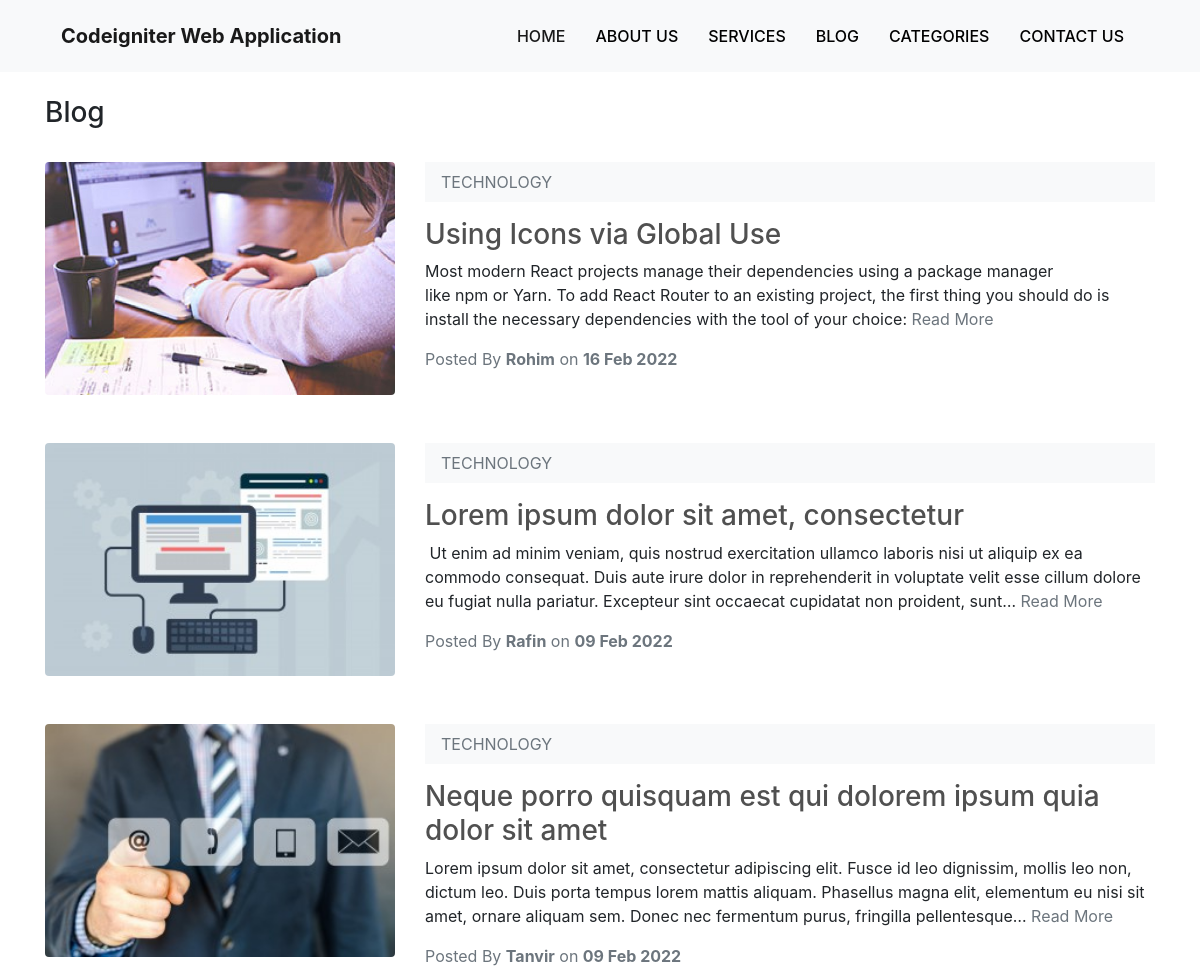
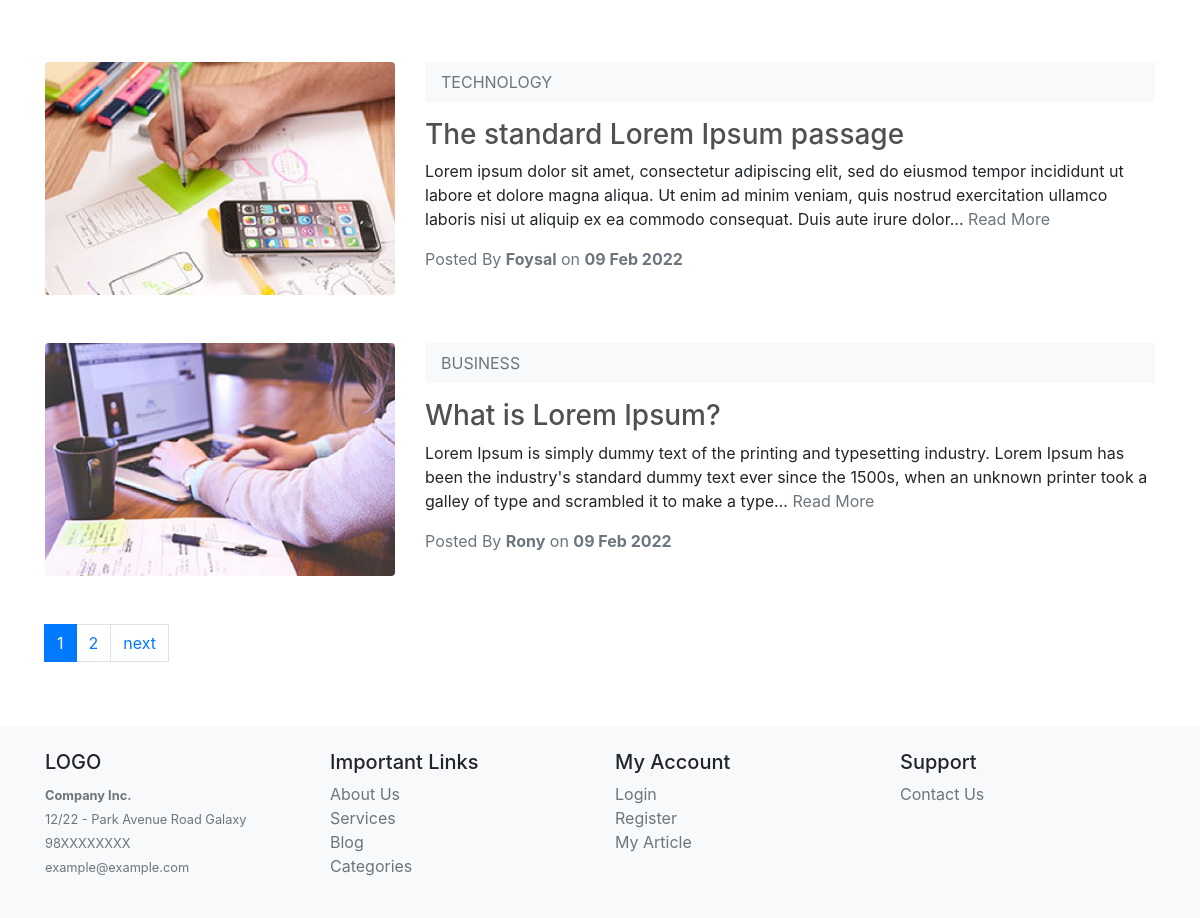
Page /blog on the committed database (2 pictures, top to bottom).
### tables this page shows
CREATE TABLE `articles` (
  `id` int(11) NOT NULL,
  `title` varchar(255) NOT NULL,
  `description` text NOT NULL,
  `image` varchar(100) NOT NULL,
  `category` int(11) NOT NULL,
  `author` varchar(50) NOT NULL,
  `status` int(1) NOT NULL DEFAULT 1,
  `created_at` datetime DEFAULT NULL,
  `updated_at` datetime DEFAULT NULL
);

CREATE TABLE `categories` (
  `id` int(11) NOT NULL,
  `name` varchar(100) NOT NULL,
  `image` varchar(100) NOT NULL,
  `status` int(1) NOT NULL DEFAULT 1,
  `created_at` datetime DEFAULT NULL,
  `updated_at` datetime DEFAULT NULL
);

### index.php (called while the page is built, shortened)
<?php
require_once BASEPATH.'core/CodeIgniter.php';

### application/models/Article_model.php (called while the page is built, shortened)
<?php
class Article_model extends CI_Model{
  public function getArticlesFront($param = array())
  {
    if (isset($param['offset']) && isset($param['limit'])) {
      $this->db->limit($param['offset'], $param['limit']);
    }
    $this->db->select('articles.*,categories.name as category_name');
    $this->db->where('articles.status',1);
    $this->db->order_by('articles.created_at','DESC');
    $this->db->join('categories', 'categories.id = articles.category','left');
    $articles = $this->db->get('articles')->result_array();
    return $articles;
  }
}
?>

### application/views/front/blog.php (the view)
<?php $this->load->view('front/header'); ?>
<div class="container">
    <h3 class="pt-4 pb-4">Blog</h3>
    <?php if (!empty($articles)) {
        foreach ($articles as $article) {
    ?>
            <div class="row mb-5">
                <div class="col-md-4">
                    <?php if (!empty($article['image'])) { ?>
                        <img class=" w-100  rounded" src="<?php echo base_url('public/uploads/articles/thumb_admin/' . $article['image']); ?>" alt="">
                    <?php } ?>
                </div>
                <div class="col-md-8">
                    <p class="bg-light pt-2 pb-2 pl-3">
                        <a href="<?php echo base_url('blog/category/' . $article['category']); ?>" class="text-muted text-uppercase"><?php echo $article['category_name']; ?></a>
                    </p>
                    <h3>
                        <a href="<?php echo base_url('blog/detail/' . $article['id']); ?>"><?php echo $article['title']; ?></a>
                    </h3>
                    <p>
                        <?php echo word_limiter(strip_tags($article['description']), 40); ?>
                        <a href="<?php echo base_url('blog/detail/' . $article['id']); ?>" class="text-muted">Read More</a>
                    </p>
                    <p class="text-muted">Posted By <strong><?php echo $article['author']; ?></strong> on <strong><?php echo date('d M Y', strtotime($article['created_at'])); ?></strong></p>
                </div>
            </div>
    <?php }
    } ?>
    <div class="row">
        <div class="col-md-12">
            <?php echo $pagination_links; ?>
        </div>
    </div>
</div>
<?php $this->load->view('front/footer'); ?>

### application/controllers/Blog.php (shortened to what this page needs)
<?php
class Blog extends CI_Controller {
	public function index($page = 1)
	{
		$this->load->model('Article_model');
		$this->load->library('pagination');
		$this->load->helper('text');
		$perpage = 5;
		$param['offset'] = $perpage;
		$param['limit'] = ($page * $perpage) - $perpage;
		$config['base_url'] = base_url('blog/index');
		$config['total_rows'] = $this->Article_model->getArticlesCount();
		$config['per_page'] = $perpage;
		$config['use_page_numbers'] = true;
		$config['first_link'] = 'First';
		$config['last_link'] = 'Last';
		$config['next_link'] = 'next';
		$config['prev_link'] = 'Prev';
		$config['full_tag_open'] = "<ul class= 'pagination'>";
		$config['full_tag_close'] = "</ul>";
		$config['num_tag_open'] = '<li class = "page-item">';
		$config['num_tag_close'] = '</li>';
		$config['cur_tag_open'] = '<li class = "disabled page-item"><li class="active page-item"><a href="#" class="page-link">';
		$config['cur_tag_close'] = "<span class= 'sr-only'></span></a></li>";
		$config['next_tagl_open'] = '<li class = "page-item">';
		$config['next_tagl_close'] = '</li>';
		$config['prev_tag_open'] = '<li class = "page-item">';
		$config['prev_tagl_close'] = '</li>';
		$config['first_tag_open'] = '<li class = "page-item">';
		$config['first_tagl_close'] = '</li>';
		$config['last_tagl_open'] = '<li class = "page-item">';
		$config['last_tagl_close'] = '</li>';
		$config['attributes'] = array('class' => 'page-link');
		$this->pagination->initialize($config);
		$pagination_links = $this->pagination->create_links();
		$articles = $this->Article_model->getArticlesFront($param);
		$data = [];
		$data['articles'] = $articles;
		$data['pagination_links'] = $pagination_links;
		$this->load->view('front/blog',$data);
	}
}

### application/views/front/header.php (shortened to what this page needs)
<!doctype html>
<html lang="en">
<head>
    <link rel="stylesheet" href="<?php echo base_url('public/css/bootstrap.min.css'); ?>">
    <link rel="stylesheet" href="<?php echo base_url('public/css/style.css'); ?>">
</head>
<body>
    <header class="bg-light">
        <div class="container">
            <nav class="navbar navbar-expand-lg navbar-light py-3">
                <a class="navbar-brand" href="<?php echo base_url(); ?>">Codeigniter Web Application</a>
                <div class="collapse navbar-collapse right-align" id="navbarSupportedContent">
                    <ul class="navbar-nav ml-auto">
                        <li class="nav-item active">
                            <a class="nav-link" href="<?php echo base_url(); ?>">Home </a>
                        </li>
                        <li class="nav-item">
                            <a class="nav-link" href="<?php echo base_url('page/about'); ?>">About Us</a>
                        </li>
                        <li class="nav-item">
                            <a class="nav-link" href="<?php echo base_url('page/services'); ?>">Services</a>
                        </li>
                        <li class="nav-item">
                            <a class="nav-link" href="<?php echo base_url('blog'); ?>">Blog</a>
                        </li>
                        <li class="nav-item">
                            <a class="nav-link" href="<?php echo base_url('blog/categories');?>">Categories</a>
                        </li>
                        <li class="nav-item">
                            <a class="nav-link" href="<?php echo base_url('page/contact');?>">Contact Us</a>
                        </li>
                    </ul>
                </div>
            </nav>
        </div>
    </header>

### application/views/front/footer.php (shortened to what this page needs)
<footer class="bg-light pt-4 pb-4 mt-5">
    <div class="container ">
        <div class="row">
            <div class="col-md-3">
                <h5>LOGO</h5>
                <small class="text-muted">
                    <strong>Company Inc.</strong><br>
                    12/22 - Park Avenue Road Galaxy <br>
                    98XXXXXXXX <br>
                    example@example.com
                </small>
            </div>
            <div class="col-md-3">
                <h5>Important Links</h5>
                <ul class="list-unstyled text-small">
                    <li><a href="<?php echo base_url('page/about') ?>" class="text-muted">About Us</a></li>
                    <li><a href="<?php echo base_url('page/services') ?>" class="text-muted">Services</a></li>
                    <li><a href="<?php echo base_url('blog') ?>" class="text-muted">Blog</a></li>
                    <li><a href="<?php echo base_url('blog/categories') ?>" class="text-muted">Categories</a></li>
                </ul>
            </div>
            <div class="col-md-3">
                <h5>My Account</h5>
                <ul class="list-unstyled text-small">
                    <li><a href="" class="text-muted">Login</a></li>
                    <li><a href="" class="text-muted">Register</a></li>
                    <li><a href="" class="text-muted">My Article</a></li>
                </ul>
            </div>
            <div class="col-md-3">
                <h5>Support</h5>
                <ul class="list-unstyled text-small">
                    <li><a href="<?php echo base_url('page/contact') ?>" class="text-muted">Contact Us</a></li>
                </ul>
            </div>
        </div>
    </div>
</footer>
</body>
</html>

### public/css/style.css (style rules this page uses)
.navbar .navbar-nav .nav-link { color: #000; font-weight: 500; padding-left: 15px; padding-right: 15px; text-transform: uppercase; }
.navbar-brand { font-weight: bold; }
a { color: #505050; }

### rows in the picture
articles: image (picture), categories.name "TECHNOLOGY", title "Using Icons via Global Use", description "Most modern React projects manage their dependencies using a package manager like npm or Yarn. To add React Router to an existing project, the first thing you should do is install the necessary dependencies with the tool of your choice:", author "Rohim", created_at "16 Feb 2022"
articles: image (picture), categories.name "TECHNOLOGY", title "Lorem ipsum dolor sit amet, consectetur", description "Ut enim ad minim veniam, quis nostrud exercitation ullamco laboris nisi ut aliquip ex ea commodo consequat. Duis aute irure dolor in reprehenderit in voluptate velit esse cillum dolore eu fugiat nulla pariatur. Excepteur sint occaecat cupidatat non proident, sunt…", author "Rafin", created_at "09 Feb 2022"
articles: image (picture), categories.name "TECHNOLOGY", title "Neque porro quisquam est qui dolorem ipsum quia dolor sit amet", description "Lorem ipsum dolor sit amet, consectetur adipiscing elit. Fusce id leo dignissim, mollis leo non, dictum leo. Duis porta tempus lorem mattis aliquam. Phasellus magna elit, elementum eu nisi sit amet, ornare aliquam sem. Donec nec fermentum purus, fringilla pellentesque…", author "Tanvir", created_at "09 Feb 2022"
articles: image (picture), categories.name "TECHNOLOGY", title "The standard Lorem Ipsum passage", description "Lorem ipsum dolor sit amet, consectetur adipiscing elit, sed do eiusmod tempor incididunt ut labore et dolore magna aliqua. Ut enim ad minim veniam, quis nostrud exercitation ullamco laboris nisi ut aliquip ex ea commodo consequat. Duis aute irure dolor…", author "Foysal", created_at "09 Feb 2022"
articles: image (picture), categories.name "BUSINESS", title "What is Lorem Ipsum?", description "Lorem Ipsum is simply dummy text of the printing and typesetting industry. Lorem Ipsum has been the industry's standard dummy text ever since the 1500s, when an unknown printer took a galley of type and scrambled it to make a type…", author "Rony", created_at "09 Feb 2022"

### other values in the picture
$pagination_links "1 2 next"
